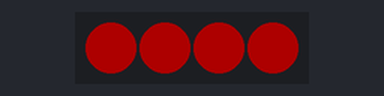
Recording of a sketch running on a simulated Arduino Uno, built with avr-gcc and run on an emulated ATmega328P. Shown: 4 RGB LEDs in strip order, left to right. Dim RGB values are drawn brighter than linear.

Above: at 0.5 s.
At 1.5 s:
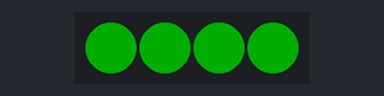
At 5.5 s:
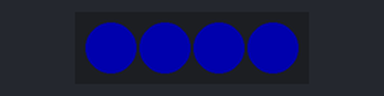
Timing chart, 0 to 6.9 s (numbered marks = the images above):
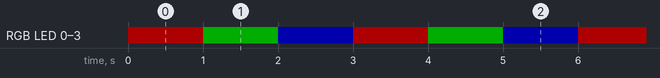

Measured:
- by itself, RGB LED 0–3: repeats every 3.0 s: RGB(0, 50, 0) 1.0 s, RGB(0, 0, 50) 1.0 s, RGB(50, 0, 0) 1.0 s
- by itself, everything shown: repeats every 3.0 s, in 3 steps

The sketch:

pixel.ino
```cpp
#include <Adafruit_NeoPixel.h>

const int neoPin = 6;
const int numberOfLed = 4;
/*
  * 네오픽셀 객체를 생성합니다.
  * @param numberOfLed LED의 개수
  * @param neoPixelPin 네오픽셀의 데이터 핀 번호
  * @param NEO_GRB + NEO_KHZ800 네오픽셀의 색상 순서와 통신 속도
*/
Adafruit_NeoPixel pixels(numberOfLed, neoPin, NEO_GRB + NEO_KHZ800);

void setup() {
  pixels.begin();
  pixels.setBrightness(50);
  pixels.clear();

  Serial.begin(115200);
}

/*
 * 네오픽셀의 색상을 설정합니다.
 * @param r 빨강 (0~255)
 * @param g 초록 (0~255)
 * @param b 파랑 (0~255)
*/
void setColor(int r, int g, int b) {
  pixels.clear();

  pixels.fill(
    pixels.Color(r, g, b),
    0,
    numberOfLed
  );

  pixels.show();
}

void loop() {
  setColor(255, 0, 0);
  delay(1000);

  setColor(0, 255, 0);
  delay(1000);

  setColor(0, 0, 255);
  delay(1000);
}
```
